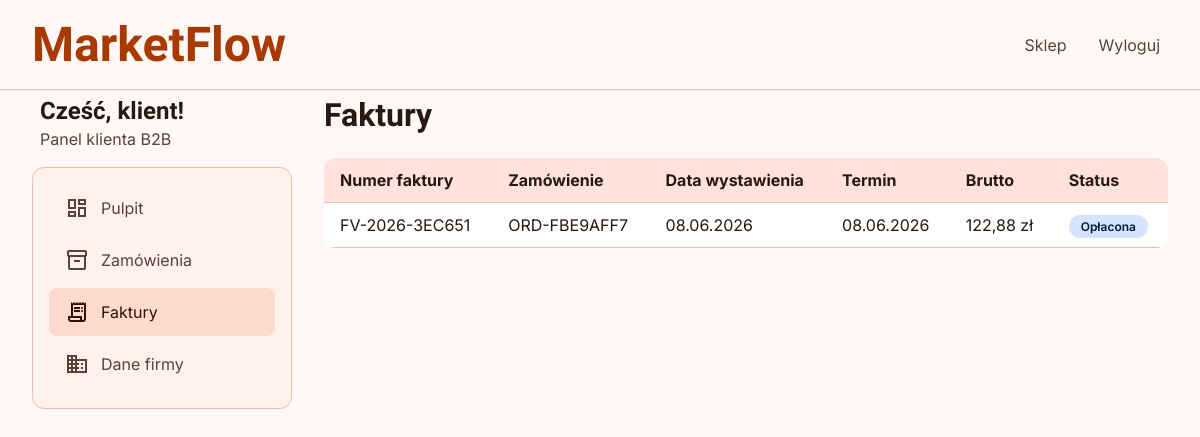
Screenshot of /ZZZ/panel/invoices.php (signed in) with the database file from the repository.
### tables this page shows
CREATE TABLE `users` (
  `id` bigint(20) NOT NULL,
  `customer_id` bigint(20) DEFAULT NULL,
  `username` varchar(128) NOT NULL,
  `password_hash` varchar(255) NOT NULL,
  `email` varchar(128) NOT NULL,
  `role_id` smallint(6) NOT NULL,
  `is_active` tinyint(1) NOT NULL DEFAULT 1,
  `created_at` timestamp NOT NULL DEFAULT current_timestamp()
);

CREATE TABLE `invoices` (
  `id` bigint(20) NOT NULL,
  `order_id` bigint(20) NOT NULL,
  `invoice_number` varchar(64) NOT NULL,
  `issued_at` timestamp NOT NULL DEFAULT current_timestamp(),
  `due_date` date DEFAULT NULL,
  `total_net` decimal(18,4) NOT NULL,
  `total_gross` decimal(18,4) NOT NULL,
  `status` varchar(32) NOT NULL DEFAULT 'UNPAID'
);

CREATE TABLE `orders` (
  `id` bigint(20) NOT NULL,
  `order_number` varchar(64) NOT NULL,
  `customer_id` bigint(20) NOT NULL,
  `user_id` bigint(20) DEFAULT NULL,
  `status` varchar(32) NOT NULL DEFAULT 'CREATED',
  `total_net` decimal(18,4) NOT NULL DEFAULT 0.0000,
  `total_gross` decimal(18,4) NOT NULL DEFAULT 0.0000,
  `created_at` timestamp NOT NULL DEFAULT current_timestamp(),
  `updated_at` timestamp NOT NULL DEFAULT current_timestamp() ON UPDATE current_timestamp()
);

### ZZZ/config/database.php (called while the page is built, shortened)
<?php
function loadEnv(string $path): array
{
    $env = [];
    if (!is_readable($path)) {
        return $env;
    }
    return $env;
}
function db(): PDO
{
    static $pdo = null;
    if ($pdo instanceof PDO) {
        return $pdo;
    }
    $root = dirname(__DIR__);
    $env = loadEnv($root . '/.env');
    if ($env === []) {
        $env = loadEnv($root . '/.env.example');
    }
    $host = $env['DB_HOST'] ?? '127.0.0.1';
    $port = $env['DB_PORT'] ?? '3306';
    $name = $env['DB_NAME'] ?? 'warehouse';
    $user = $env['DB_USER'] ?? 'root';
    $pass = $env['DB_PASS'] ?? '';
    $dsn = sprintf('mysql:host=%s;port=%s;dbname=%s;charset=utf8mb4', $host, $port, $name);
    $pdo = new PDO($dsn, $user, $pass, [
        PDO::ATTR_ERRMODE => PDO::ERRMODE_EXCEPTION,
        PDO::ATTR_DEFAULT_FETCH_MODE => PDO::FETCH_ASSOC,
        PDO::ATTR_EMULATE_PREPARES => false,
    ]);
    return $pdo;
}

### ZZZ/includes/helpers.php (called while the page is built, shortened)
<?php
function e(?string $value): string
{
    return htmlspecialchars((string) $value, ENT_QUOTES, 'UTF-8');
}
function appConfig(string $key, mixed $default = null): mixed
{
    static $env = null;
    if ($env === null) {
        $root = dirname(__DIR__);
        $env = loadEnv($root . '/.env');
        if ($env === []) {
            $env = loadEnv($root . '/.env.example');
        }
    }
    return $env[$key] ?? $default;
}
function formatMoney(float $amount): string
{
    return number_format($amount, 2, ',', ' ') . ' zł';
}
function invoiceStatusLabel(string $status): string
{
    return match ($status) {
        'UNPAID' => 'Nieopłacona',
        'PAID' => 'Opłacona',
        default => $status,
    };
}
    return 'ORD-' . strtoupper(bin2hex(random_bytes(4)));

### ZZZ/includes/bootstrap.php (called while the page is built, shortened)
<?php
require_once dirname(__DIR__) . '/config/database.php';
require_once __DIR__ . '/helpers.php';
require_once __DIR__ . '/repositories/InvoiceRepository.php';
require_once __DIR__ . '/repositories/UserRepository.php';
require_once __DIR__ . '/auth.php';
function appUrl(string $path = ''): string
{
    $base = rtrim((string) appConfig('APP_URL', ''), '/');
    return $base . $path;
}

### ZZZ/includes/auth.php (called while the page is built, shortened)
<?php
function currentUser(): ?array
{
    static $user = null;
    if ($user !== null) {
        return $user;
    }
    $repo = new UserRepository(db());
    $user = $repo->findById((int) $_SESSION['user_id']);
    return $user ?: null;
}
function isLoggedIn(): bool
{
    return currentUser() !== null;
}
function userRole(): ?string
{
    $user = currentUser();
    return $user['role_name'] ?? null;
}
function requireLogin(string $redirectTo = '/public/login.php'): void
{
    if (!isLoggedIn()) {
        $base = rtrim((string) appConfig('APP_URL', ''), '/');
        redirect($base . $redirectTo);
    }
}
function requireRole(string $role): void
{
    requireLogin();
}
function customerId(): ?int
{
    $user = currentUser();
    return (int) $user['customer_id'];
}

### ZZZ/includes/repositories/UserRepository.php (called while the page is built, shortened)
<?php
class UserRepository
{
    public function findById(int $id): ?array
    {
        $stmt = $this->pdo->prepare('SELECT u.*, r.name AS role_name FROM users u
            JOIN roles r ON r.id = u.role_id WHERE u.id = ?');
        $stmt->execute([$id]);
        $row = $stmt->fetch();
        return $row ?: null;
    }
}

### ZZZ/includes/repositories/InvoiceRepository.php (called while the page is built, shortened)
<?php
class InvoiceRepository
{
    public function findByCustomer(int $customerId): array
    {
        $stmt = $this->pdo->prepare('SELECT i.*, o.order_number FROM invoices i
            JOIN orders o ON o.id = i.order_id
            WHERE o.customer_id = ?
            ORDER BY i.issued_at DESC');
        $stmt->execute([$customerId]);
        return $stmt->fetchAll();
    }
}

### ZZZ/panel/invoices.php (the view, shortened to what this page needs)
<?php
require_once dirname(__DIR__) . '/includes/bootstrap.php';
requireRole('customer');
require_once dirname(__DIR__) . '/includes/layout/panel_layout.php';
$customerId = customerId();
$invoiceRepo = new InvoiceRepository($pdo);
$invoices = $invoiceRepo->findByCustomer($customerId);
panelHeader('Faktury', 'invoices');
?>
<h1 class="font-headline-lg" style="margin-bottom:24px;">Faktury</h1>
<table class="data-table">
    <thead>
        <tr>
            <th>Numer faktury</th>
            <th>Zamówienie</th>
            <th>Data wystawienia</th>
            <th>Termin</th>
            <th>Brutto</th>
            <th>Status</th>
        </tr>
    </thead>
    <tbody>
        <?php foreach ($invoices as $inv): ?>
        <tr>
            <td><?= e($inv['invoice_number']) ?></td>
            <td><?= e($inv['order_number']) ?></td>
            <td><?= e(date('d.m.Y', strtotime($inv['issued_at']))) ?></td>
            <td><?= $inv['due_date'] ? e(date('d.m.Y', strtotime($inv['due_date']))) : '—' ?></td>
            <td><?= e(formatMoney((float) $inv['total_gross'])) ?></td>
            <td><span class="badge"><?= e(invoiceStatusLabel($inv['status'])) ?></span></td>
        </tr>
        <?php endforeach; ?>
    </tbody>
</table>
<?php panelFooter(); ?>

### ZZZ/includes/layout/panel_layout.php (shortened to what this page needs)
<?php
function panelHeader(string $title, string $active = ''): void
{
    $user = currentUser();
    ?>
<!DOCTYPE html>
<html lang="pl">
<head>
    <link rel="stylesheet" href="<?= e(appUrl('/public/assets/css/style.css')) ?>">
</head>
<body>
<nav class="navbar">
    <div class="navbar-container">
        <a href="<?= e(appUrl('/public/index.php')) ?>" class="navbar-logo">MarketFlow</a>
        <div class="navbar-actions">
            <a href="<?= e(appUrl('/public/index.php')) ?>">Sklep</a>
            <a href="<?= e(appUrl('/panel/logout.php')) ?>">Wyloguj</a>
        </div>
    </div>
</nav>
<div class="panel-wrap">
    <aside class="panel-sidebar">
        <div style="margin-bottom:16px;padding:0 8px;">
            <h2 class="font-headline-md">Cześć, <?= e($user['username'] ?? 'Klient') ?>!</h2>
            <p class="font-body-md" style="color:var(--on-surface-variant);">Panel klienta B2B</p>
        </div>
        <nav>
            <a href="<?= e(appUrl('/panel/')) ?>" class="<?= $active === 'dashboard' ? 'active' : '' ?>"><span class="material-symbols-outlined">dashboard</span> Pulpit</a>
            <a href="<?= e(appUrl('/panel/orders.php')) ?>" class="<?= $active === 'orders' ? 'active' : '' ?>"><span class="material-symbols-outlined">inventory_2</span> Zamówienia</a>
            <a href="<?= e(appUrl('/panel/invoices.php')) ?>" class="<?= $active === 'invoices' ? 'active' : '' ?>"><span class="material-symbols-outlined">receipt_long</span> Faktury</a>
            <a href="<?= e(appUrl('/panel/account.php')) ?>" class="<?= $active === 'account' ? 'active' : '' ?>"><span class="material-symbols-outlined">business</span> Dane firmy</a>
        </nav>
    </aside>
    <main class="panel-content">
    <?php
}
function panelFooter(): void
{
    ?>
    </main>
</div>
</body>
</html>
    <?php
}

### ZZZ/public/assets/css/style.css (style rules this page uses)
:root { --surface: #fff8f6; --on-surface: #271812; --surface-variant: #fadcd2; --on-surface-variant: #5b4137; --surface-container: #ffe9e3; --surface-container-low: #fff1ec; --surface-container-high: #ffe2d9; --surface-container-lowest: #ffffff; --surface-container-highest: #fadcd2; --surface-bright: #fff8f6; --surface-dim: #f1d4ca; --primary: #a83900; --on-primary: #ffffff; --primary-container: #ff5a00; --on-primary-container: #511700; --primary-fixed: #ffdbcf; --on-primary-fixed: #380d00; --primary-fixed-dim: #ffb59a; --on-primary-fixed-variant: #802900; --inverse-primary: #ffb59a; --secondary: #0050d7; --on-secondary: #ffffff; --secondary-container: #2569fe; --on-secondary-container: #fefcff; --secondary-fixed: #dbe1ff; --secondary-fixed-dim: #b4c5ff; --on-secondary-fixed: #00174c; --on-secondary-fixed-variant: #003da9; --tertiary: #0061a6; --on-tertiary: #ffffff; --tertiary-container: #0095fc; --on-tertiary-container: #002c50; --tertiary-fixed: #d2e4ff; --tertiary-fixed-dim: #a0c9ff; --on-tertiary-fixed: #001c37; --on-tertiary-fixed-variant: #00497f; --error: #ba1a1a; --on-error: #ffffff; --error-container: #ffdad6; --on-error-container: #93000a; --background: #fff8f6; --on-background: #271812; --outline: #907065; --outline-variant: #e4beb1; --inverse-surface: #3e2c26; --inverse-on-surface: #ffede7; --surface-tint: #a83900; --font-display-lg: 48px; --font-headline-lg: 32px; --font-headline-md: 24px; --font-headline-lg-mobile: 24px; --font-body-lg: 18px; --font-body-md: 16px; --font-label-md: 14px; --font-label-sm: 12px; --font-price-display: 20px; --spacing-xs: 4px; --spacing-sm: 8px; --spacing-base: 4px; --spacing-md: 16px; --spacing-lg: 24px; --spacing-xl: 32px; --spacing-2xl: 48px; --spacing-gutter: 16px; --spacing-margin-mobile: 16px; --spacing-margin-desktop: 32px; }
* { margin: 0; padding: 0; box-sizing: border-box; }
html, body { background-color: var(--surface); color: var(--on-surface); font-family: 'Inter', sans-serif; -webkit-font-smoothing: antialiased; -moz-osx-font-smoothing: grayscale; }
.font-headline-lg { font-family: 'Hanken Grotesk', sans-serif; font-size: 32px; font-weight: 700; line-height: 1.2; }
.font-headline-md { font-family: 'Hanken Grotesk', sans-serif; font-size: 24px; font-weight: 600; line-height: 1.3; }
.font-body-md { font-family: 'Inter', sans-serif; font-size: 16px; font-weight: 400; line-height: 1.5; }
.material-symbols-outlined { font-family: 'Material Symbols Outlined'; font-weight: 400; font-style: normal; font-size: 24px; display: inline-flex; align-items: center; justify-content: center; text-transform: none; letter-spacing: normal; word-wrap: normal; white-space: nowrap; direction: ltr; }
nav.navbar { position: fixed; top: 0; left: 0; right: 0; z-index: 50; background-color: rgba(255, 248, 246, 0.8); backdrop-filter: blur(8px); border-bottom: 1px solid var(--outline-variant); box-shadow: 0 1px 2px rgba(0, 0, 0, 0.05); padding: var(--spacing-md) var(--spacing-margin-desktop); }
.navbar-container { display: flex; align-items: center; justify-content: space-between; max-width: 1280px; margin: 0 auto; }
.navbar-logo { font-size: var(--font-display-lg); font-weight: 800; color: var(--primary); font-family: 'Hanken Grotesk', sans-serif; text-decoration: none; }
.navbar-actions { flex: 1; display: flex; align-items: center; justify-content: flex-end; gap: var(--spacing-md); }
.navbar-actions button, .navbar-actions a { background: none; border: none; cursor: pointer; padding: 8px; border-radius: 50%; color: var(--on-surface-variant); transition: background-color 0.3s ease, color 0.3s ease; text-decoration: none; }
main { padding-top: 0; }

### rows the page displays
users: username "klient"
invoices: invoice_number "FV-2026-3EC651", order.order_number "ORD-FBE9AFF7", issued_at "08.06.2026", due_date "08.06.2026", total_gross "122,88 zł", status "Opłacona"
